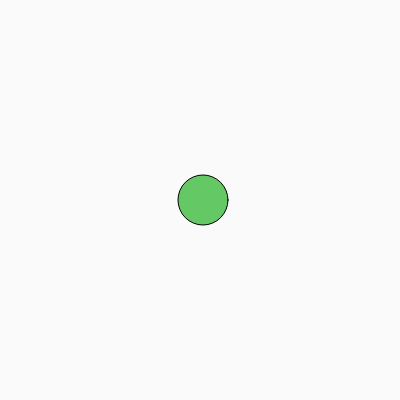
Frame 1 (no input)
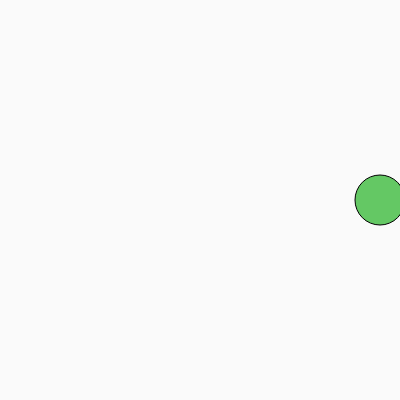
Frame 60 (no input)
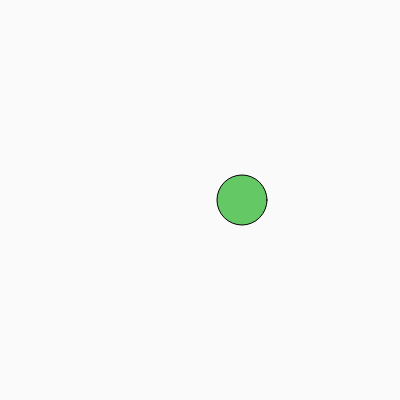
Frame 120 (the mouse pressed at the canvas centre since frame 60)

The p5.js sketch that drew these frames (run headless with seeded random() and noise() and a simulated clock; from frame 60 on, the mouse is pressed at the canvas centre):

// p5.js sketch
// ── sketch.js
let x = 200;
let speed = 3;

function setup() {
  createCanvas(400, 400);
}

function draw() {
  background(250);
  x += speed;
  if (x > width || x < 0) {
    speed *= -1;
  }
  fill(100, 200, 100);
  circle(x, 200, 50);
}
